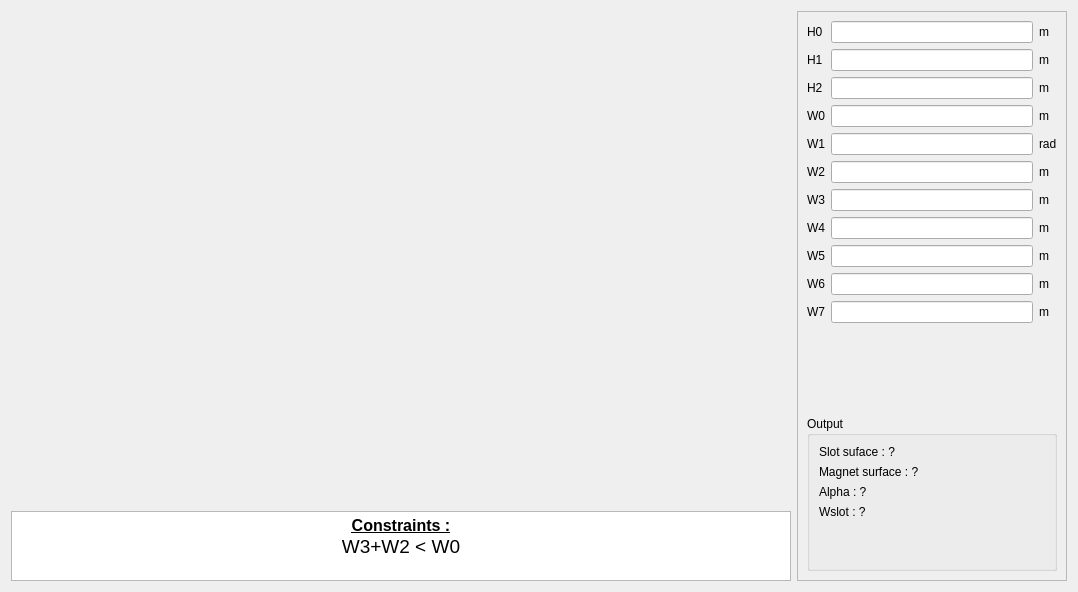
<?xml version="1.0" encoding="UTF-8"?>
<ui version="4.0">
 <class>PHoleM51</class>
 <widget class="QWidget" name="PHoleM51">
  <property name="geometry">
   <rect>
    <x>0</x>
    <y>0</y>
    <width>1078</width>
    <height>592</height>
   </rect>
  </property>
  <property name="minimumSize">
   <size>
    <width>740</width>
    <height>440</height>
   </size>
  </property>
  <property name="maximumSize">
   <size>
    <width>16777215</width>
    <height>16777215</height>
   </size>
  </property>
  <property name="windowTitle">
   <string>Form</string>
  </property>
  <layout class="QHBoxLayout" name="horizontalLayout">
   <item>
    <layout class="QVBoxLayout" name="verticalLayout_3">
     <item>
      <widget class="QLabel" name="img_slot">
       <property name="sizePolicy">
        <sizepolicy hsizetype="Preferred" vsizetype="Preferred">
         <horstretch>0</horstretch>
         <verstretch>0</verstretch>
        </sizepolicy>
       </property>
       <property name="minimumSize">
        <size>
         <width>0</width>
         <height>0</height>
        </size>
       </property>
       <property name="maximumSize">
        <size>
         <width>16777215</width>
         <height>16777215</height>
        </size>
       </property>
       <property name="autoFillBackground">
        <bool>false</bool>
       </property>
       <property name="frameShape">
        <enum>QFrame::NoFrame</enum>
       </property>
       <property name="text">
        <string/>
       </property>
       <property name="pixmap">
        <pixmap resource="../../../../Resources/pyleecan.qrc">:/images/images/MachineSetup/SMHoleMag/HoleM51.png</pixmap>
       </property>
       <property name="scaledContents">
        <bool>false</bool>
       </property>
       <property name="alignment">
        <set>Qt::AlignCenter</set>
       </property>
       <property name="wordWrap">
        <bool>false</bool>
       </property>
      </widget>
     </item>
     <item>
      <widget class="QTextEdit" name="txt_constraint">
       <property name="sizePolicy">
        <sizepolicy hsizetype="Preferred" vsizetype="Fixed">
         <horstretch>0</horstretch>
         <verstretch>0</verstretch>
        </sizepolicy>
       </property>
       <property name="minimumSize">
        <size>
         <width>200</width>
         <height>0</height>
        </size>
       </property>
       <property name="maximumSize">
        <size>
         <width>16777215</width>
         <height>70</height>
        </size>
       </property>
       <property name="verticalScrollBarPolicy">
        <enum>Qt::ScrollBarAlwaysOff</enum>
       </property>
       <property name="html">
        <string>&lt;!DOCTYPE HTML PUBLIC &quot;-//W3C//DTD HTML 4.0//EN&quot; &quot;http://www.w3.org/TR/REC-html40/strict.dtd&quot;&gt;
&lt;html&gt;&lt;head&gt;&lt;meta name=&quot;qrichtext&quot; content=&quot;1&quot; /&gt;&lt;style type=&quot;text/css&quot;&gt;
p, li { white-space: pre-wrap; }
&lt;/style&gt;&lt;/head&gt;&lt;body style=&quot; font-family:'MS Shell Dlg 2'; font-size:7.8pt; font-weight:400; font-style:normal;&quot;&gt;
&lt;p align=&quot;center&quot; style=&quot; margin-top:0px; margin-bottom:0px; margin-left:0px; margin-right:0px; -qt-block-indent:0; text-indent:0px;&quot;&gt;&lt;span style=&quot; font-size:12pt; font-weight:600; text-decoration: underline;&quot;&gt;Constraints :&lt;/span&gt;&lt;/p&gt;
&lt;p align=&quot;center&quot; style=&quot; margin-top:0px; margin-bottom:0px; margin-left:0px; margin-right:0px; -qt-block-indent:0; text-indent:0px;&quot;&gt;&lt;span style=&quot; font-size:14pt;&quot;&gt;W3+W2 &amp;lt; W0&lt;/span&gt;&lt;/p&gt;
&lt;p align=&quot;center&quot; style=&quot;-qt-paragraph-type:empty; margin-top:0px; margin-bottom:0px; margin-left:0px; margin-right:0px; -qt-block-indent:0; text-indent:0px; font-size:8pt;&quot;&gt;&lt;br /&gt;&lt;/p&gt;&lt;/body&gt;&lt;/html&gt;</string>
       </property>
       <property name="textInteractionFlags">
        <set>Qt::TextSelectableByKeyboard|Qt::TextSelectableByMouse</set>
       </property>
      </widget>
     </item>
    </layout>
   </item>
   <item>
    <widget class="QScrollArea" name="scrollArea">
     <property name="minimumSize">
      <size>
       <width>270</width>
       <height>0</height>
      </size>
     </property>
     <property name="maximumSize">
      <size>
       <width>270</width>
       <height>16777215</height>
      </size>
     </property>
     <property name="widgetResizable">
      <bool>true</bool>
     </property>
     <widget class="QWidget" name="scrollAreaWidgetContents">
      <property name="geometry">
       <rect>
        <x>0</x>
        <y>0</y>
        <width>268</width>
        <height>568</height>
       </rect>
      </property>
      <layout class="QVBoxLayout" name="verticalLayout_4">
       <item>
        <layout class="QGridLayout" name="gridLayout">
         <property name="sizeConstraint">
          <enum>QLayout::SetDefaultConstraint</enum>
         </property>
         <item row="0" column="0">
          <widget class="QLabel" name="in_H0">
           <property name="text">
            <string>H0</string>
           </property>
          </widget>
         </item>
         <item row="0" column="1">
          <widget class="FloatEdit" name="lf_H0"/>
         </item>
         <item row="0" column="2">
          <widget class="QLabel" name="unit_H0">
           <property name="text">
            <string>m</string>
           </property>
          </widget>
         </item>
         <item row="1" column="0">
          <widget class="QLabel" name="in_H1">
           <property name="text">
            <string>H1</string>
           </property>
          </widget>
         </item>
         <item row="1" column="1">
          <widget class="FloatEdit" name="lf_H1"/>
         </item>
         <item row="1" column="2">
          <widget class="QLabel" name="unit_H1">
           <property name="text">
            <string>m</string>
           </property>
          </widget>
         </item>
         <item row="2" column="0">
          <widget class="QLabel" name="in_H2">
           <property name="text">
            <string>H2</string>
           </property>
          </widget>
         </item>
         <item row="2" column="1">
          <widget class="FloatEdit" name="lf_H2"/>
         </item>
         <item row="2" column="2">
          <widget class="QLabel" name="unit_H2">
           <property name="text">
            <string>m</string>
           </property>
          </widget>
         </item>
         <item row="3" column="0">
          <widget class="QLabel" name="in_W0">
           <property name="text">
            <string>W0</string>
           </property>
          </widget>
         </item>
         <item row="3" column="1">
          <widget class="FloatEdit" name="lf_W0"/>
         </item>
         <item row="3" column="2">
          <widget class="QLabel" name="unit_W0">
           <property name="text">
            <string>m</string>
           </property>
          </widget>
         </item>
         <item row="4" column="0">
          <widget class="QLabel" name="in_W1">
           <property name="text">
            <string>W1</string>
           </property>
          </widget>
         </item>
         <item row="4" column="1">
          <widget class="FloatEdit" name="lf_W1">
           <property name="cursorPosition">
            <number>0</number>
           </property>
          </widget>
         </item>
         <item row="4" column="2">
          <widget class="QLabel" name="unit_W1">
           <property name="text">
            <string>rad</string>
           </property>
          </widget>
         </item>
         <item row="5" column="0">
          <widget class="QLabel" name="in_W2">
           <property name="text">
            <string>W2</string>
           </property>
          </widget>
         </item>
         <item row="5" column="1">
          <widget class="FloatEdit" name="lf_W2"/>
         </item>
         <item row="5" column="2">
          <widget class="QLabel" name="unit_W2">
           <property name="text">
            <string>m</string>
           </property>
          </widget>
         </item>
         <item row="6" column="0">
          <widget class="QLabel" name="in_W3">
           <property name="text">
            <string>W3</string>
           </property>
          </widget>
         </item>
         <item row="6" column="1">
          <widget class="FloatEdit" name="lf_W3"/>
         </item>
         <item row="6" column="2">
          <widget class="QLabel" name="unit_W3">
           <property name="text">
            <string>m</string>
           </property>
          </widget>
         </item>
         <item row="7" column="0">
          <widget class="QLabel" name="in_W4">
           <property name="text">
            <string>W4</string>
           </property>
          </widget>
         </item>
         <item row="7" column="1">
          <widget class="FloatEdit" name="lf_W4"/>
         </item>
         <item row="7" column="2">
          <widget class="QLabel" name="unit_W4">
           <property name="text">
            <string>m</string>
           </property>
          </widget>
         </item>
         <item row="8" column="0">
          <widget class="QLabel" name="in_W5">
           <property name="text">
            <string>W5</string>
           </property>
          </widget>
         </item>
         <item row="8" column="1">
          <widget class="FloatEdit" name="lf_W5"/>
         </item>
         <item row="8" column="2">
          <widget class="QLabel" name="unit_W5">
           <property name="text">
            <string>m</string>
           </property>
          </widget>
         </item>
         <item row="9" column="0">
          <widget class="QLabel" name="in_W6">
           <property name="text">
            <string>W6</string>
           </property>
          </widget>
         </item>
         <item row="9" column="1">
          <widget class="FloatEdit" name="lf_W6"/>
         </item>
         <item row="9" column="2">
          <widget class="QLabel" name="unit_W6">
           <property name="text">
            <string>m</string>
           </property>
          </widget>
         </item>
         <item row="10" column="0">
          <widget class="QLabel" name="in_W7">
           <property name="text">
            <string>W7</string>
           </property>
          </widget>
         </item>
         <item row="10" column="1">
          <widget class="FloatEdit" name="lf_W7"/>
         </item>
         <item row="10" column="2">
          <widget class="QLabel" name="unit_W7">
           <property name="text">
            <string>m</string>
           </property>
          </widget>
         </item>
        </layout>
       </item>
       <item>
        <widget class="WMatSelect" name="w_mat_0" native="true">
         <property name="minimumSize">
          <size>
           <width>100</width>
           <height>0</height>
          </size>
         </property>
        </widget>
       </item>
       <item>
        <widget class="WMatSelect" name="w_mat_1" native="true">
         <property name="minimumSize">
          <size>
           <width>100</width>
           <height>0</height>
          </size>
         </property>
        </widget>
       </item>
       <item>
        <widget class="WMatSelect" name="w_mat_2" native="true">
         <property name="minimumSize">
          <size>
           <width>100</width>
           <height>0</height>
          </size>
         </property>
        </widget>
       </item>
       <item>
        <widget class="WMatSelect" name="w_mat_3" native="true">
         <property name="minimumSize">
          <size>
           <width>100</width>
           <height>0</height>
          </size>
         </property>
        </widget>
       </item>
       <item>
        <spacer name="verticalSpacer_2">
         <property name="orientation">
          <enum>Qt::Vertical</enum>
         </property>
         <property name="sizeHint" stdset="0">
          <size>
           <width>20</width>
           <height>7</height>
          </size>
         </property>
        </spacer>
       </item>
       <item>
        <widget class="QGroupBox" name="g_output">
         <property name="minimumSize">
          <size>
           <width>200</width>
           <height>0</height>
          </size>
         </property>
         <property name="title">
          <string>Output</string>
         </property>
         <layout class="QVBoxLayout" name="verticalLayout">
          <item>
           <widget class="QLabel" name="out_slot_surface">
            <property name="text">
             <string>Slot suface : ?</string>
            </property>
           </widget>
          </item>
          <item>
           <widget class="QLabel" name="out_magnet_surface">
            <property name="text">
             <string>Magnet surface : ?</string>
            </property>
           </widget>
          </item>
          <item>
           <widget class="QLabel" name="out_alpha">
            <property name="text">
             <string>Alpha : ?</string>
            </property>
           </widget>
          </item>
          <item>
           <widget class="QLabel" name="out_Whole">
            <property name="text">
             <string>Wslot : ?</string>
            </property>
           </widget>
          </item>
          <item>
           <spacer name="verticalSpacer">
            <property name="orientation">
             <enum>Qt::Vertical</enum>
            </property>
            <property name="sizeHint" stdset="0">
             <size>
              <width>20</width>
              <height>40</height>
             </size>
            </property>
           </spacer>
          </item>
         </layout>
        </widget>
       </item>
      </layout>
     </widget>
    </widget>
   </item>
  </layout>
 </widget>
 <customwidgets>
  <customwidget>
   <class>FloatEdit</class>
   <extends>QLineEdit</extends>
   <header>......GUI/Tools/FloatEdit.h</header>
  </customwidget>
  <customwidget>
   <class>WMatSelect</class>
   <extends>QWidget</extends>
   <header>......GUI.Dialog.DMatLib.WMatSelect.WMatSelect.h</header>
   <container>1</container>
  </customwidget>
 </customwidgets>
 <tabstops>
  <tabstop>lf_H0</tabstop>
  <tabstop>lf_H1</tabstop>
  <tabstop>lf_H2</tabstop>
  <tabstop>lf_W0</tabstop>
  <tabstop>lf_W1</tabstop>
  <tabstop>txt_constraint</tabstop>
 </tabstops>
 <resources>
  <include location="../../../../Resources/pyleecan.qrc"/>
 </resources>
 <connections/>
</ui>
